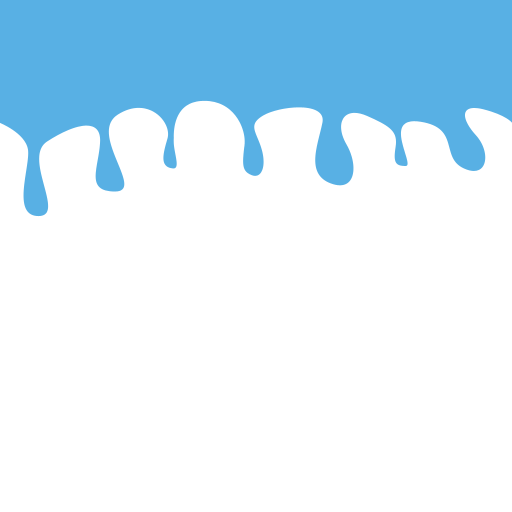
#> input picture docs/04_ART/park/teacups_tex/v2/user_drip.png, 1024 x 1024 px, found by its file name (shown at 1/2 size)
$ python teacups_drip_v2.py
#> lines starting #> are read from the running program, lines starting #| are printed output that depends on the picture
# (D-1435) 회전컵: the user's own drip picture (docs/04_ART/park/teacups_tex/v2/user_drip.png (copied from D:/Roblox/오후/3D 물/teacups_tex/v2), a blue
# drip on white) on the cups. The cup's UV (tools/art/teacups_tex.py) uses the top 0.8 of the image for
# the side (top of the cup = top of the image) and swatches below (inside white, floor grey), so the
# picture is fitted into the top 0.8 and the swatches are kept; the blue is re-tinted per cup.
import numpy as np
from PIL import Image
SRC = "D:/Roblox/오후/3D 물/teacups_tex/v2/"
W = 1024
src = np.asarray(Image.open(SRC + "user_drip.png").convert("RGB").resize((W, int(W * 0.8)), Image.LANCZOS)).astype(float)
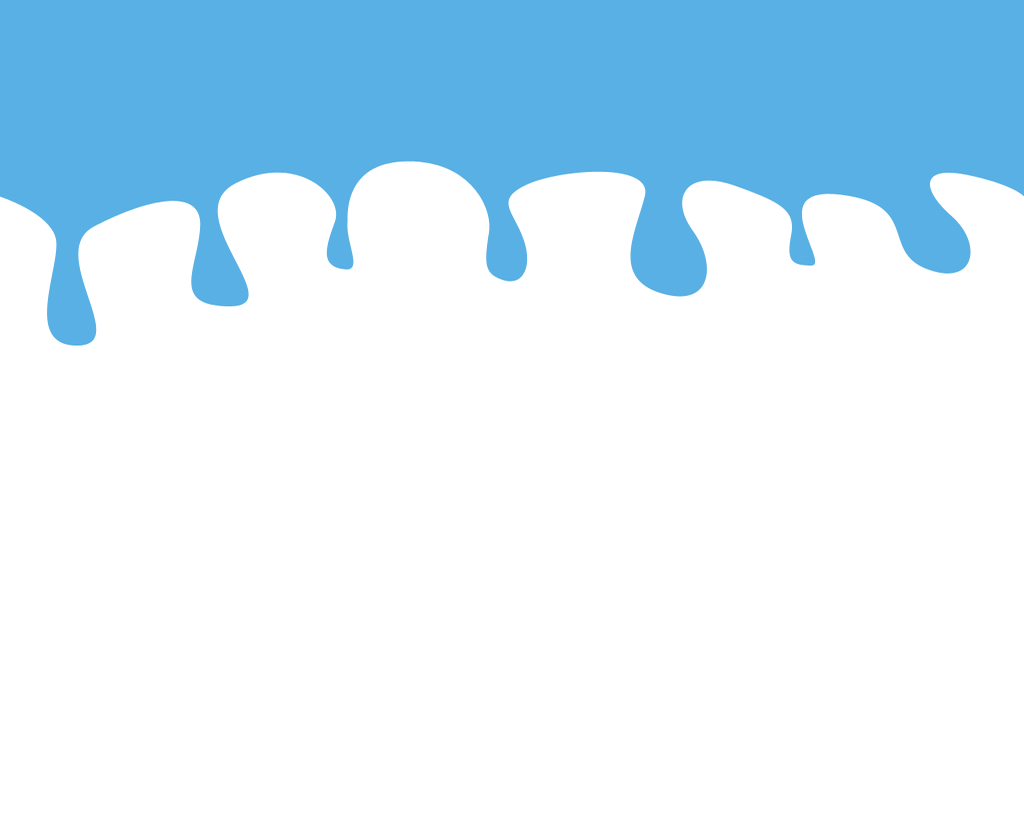
#> src: shape (819, 1024, 3) float64; mean R, G, B 211.6, 234.5, 248
# how much of the drip colour each pixel has (0 = white .. 1 = the drip)
base = np.array([90, 176, 228], float)
white = np.array([255, 255, 255], float)
t = np.clip(((white - src) @ (white - base)) / ((white - base) @ (white - base)), 0, 1)[..., None]
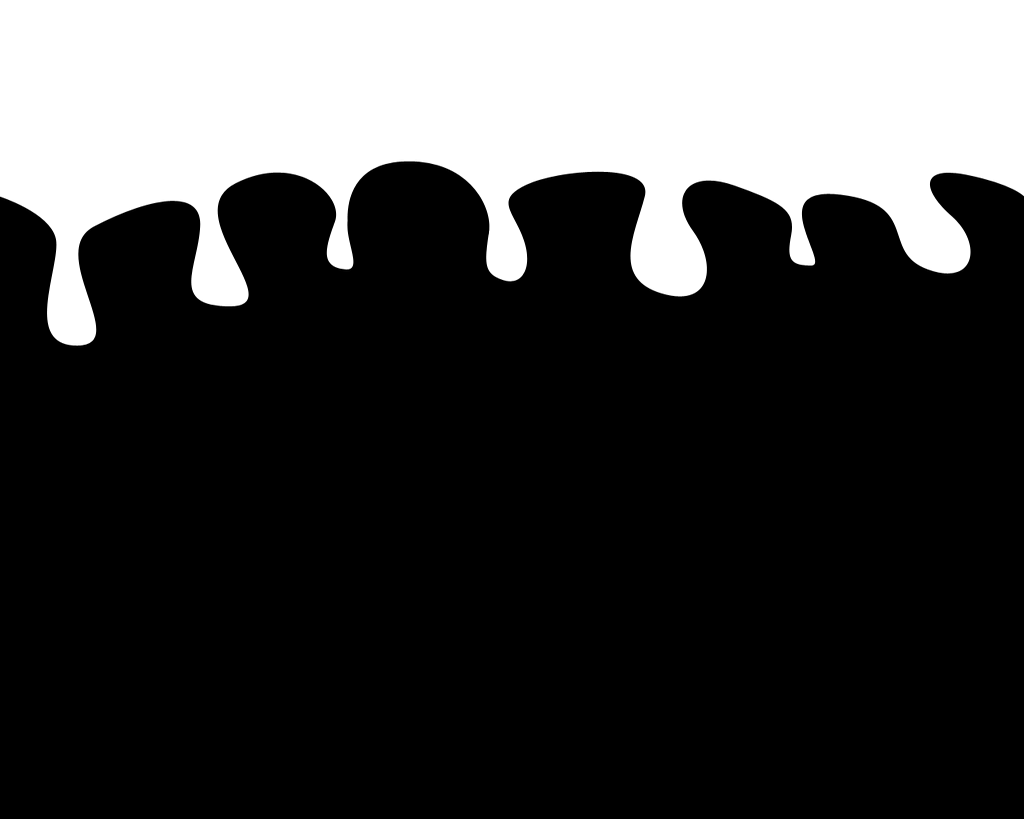
#> t: shape (819, 1024, 1) float64; min 0, max 1, mean 0.26
COLS = {'green': (70, 150, 95), 'red': (214, 60, 58), 'yellow': (244, 196, 52), 'blue': (88, 176, 228), 'darkgreen': (52, 84, 58)}
for name, col in COLS.items():
    side = (white * (1 - t) + np.array(col, float) * t).astype(np.uint8)
    img = Image.new('RGB', (W, W), (248, 248, 246))
    img.paste(Image.fromarray(side), (0, 0))
    px = img.load()
    for y in range(int(0.86 * W), W):        # the floor swatch (right half of the bottom)
        for x in range(W // 2, W):
            px[x, y] = (214, 220, 228)
    img.save(SRC + f"CupDrip_{name}.png")
#> this loop made 5 passes
#> pass 1, `side = (white * (1 - t) + np.array(col, float) * t).astype(np.uint8)`:
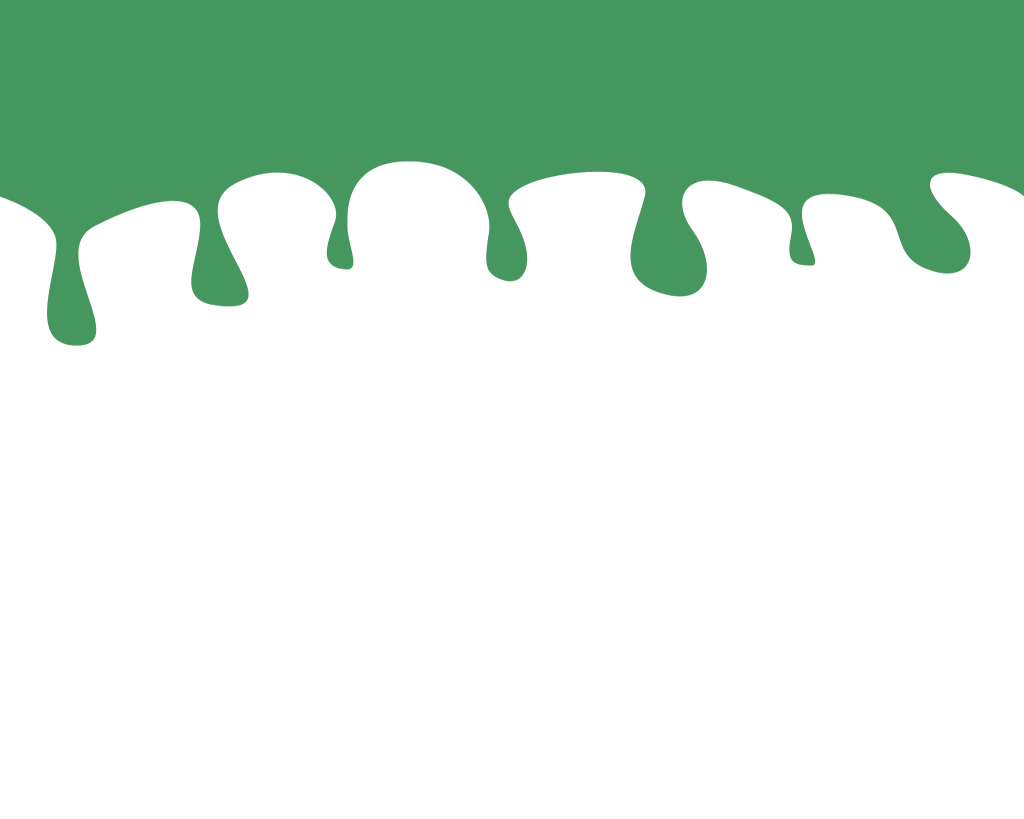
#> side: shape (819, 1024, 3); mean R, G, B 206.9, 227.7, 213.4
#> pass 1, `img.save(SRC + f"CupDrip_{name}.png")`:
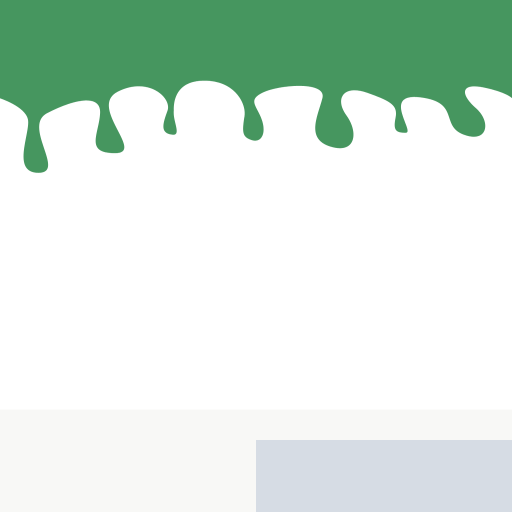
#> saved as CupDrip_green.png: PIL image 1024x1024 RGB (shown at 1/2 size); mean R, G, B 212.7, 229.8, 218.7
#> pass 2, `side = (white * (1 - t) + np.array(col, float) * t).astype(np.uint8)`:
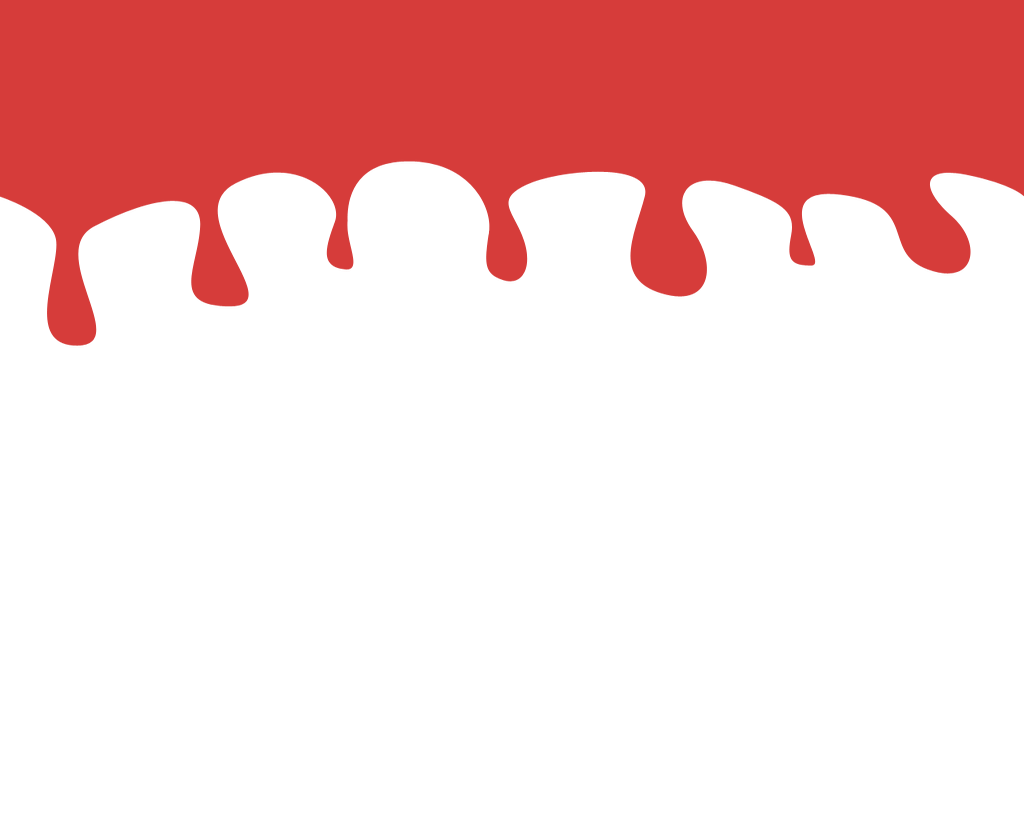
#> side: shape (819, 1024, 3); mean R, G, B 244.3, 204.3, 203.8
#> after the loop:
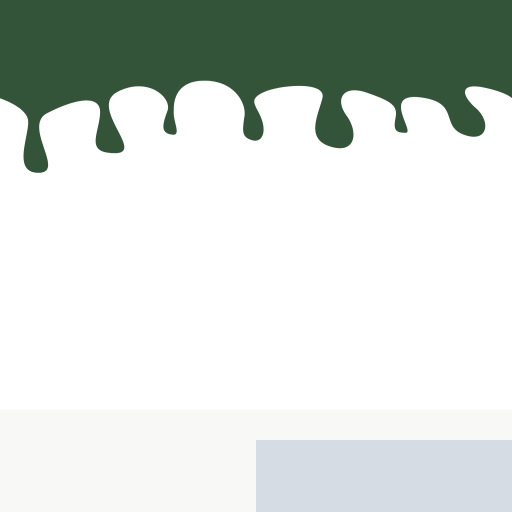
#> img: PIL image 1024x1024 RGB (shown at 1/2 size); mean R, G, B 209, 216.1, 211
#> after the loop:
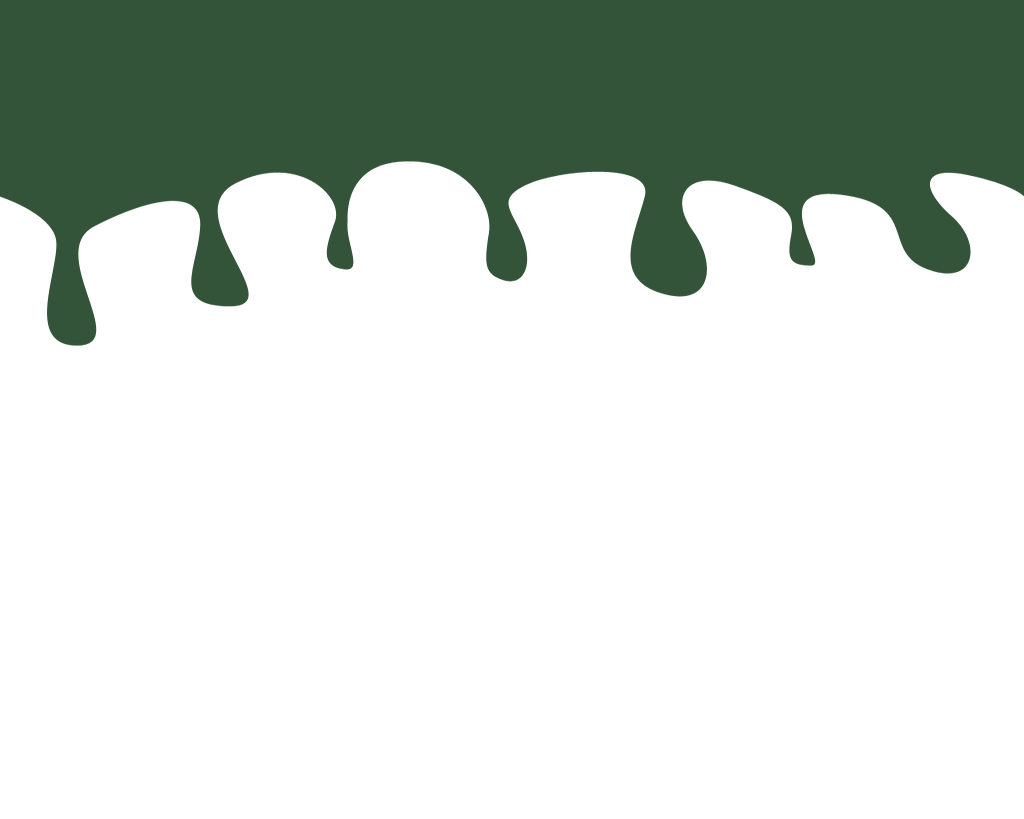
#> side: shape (819, 1024, 3); mean R, G, B 202.2, 210.5, 203.8
print("ok")
